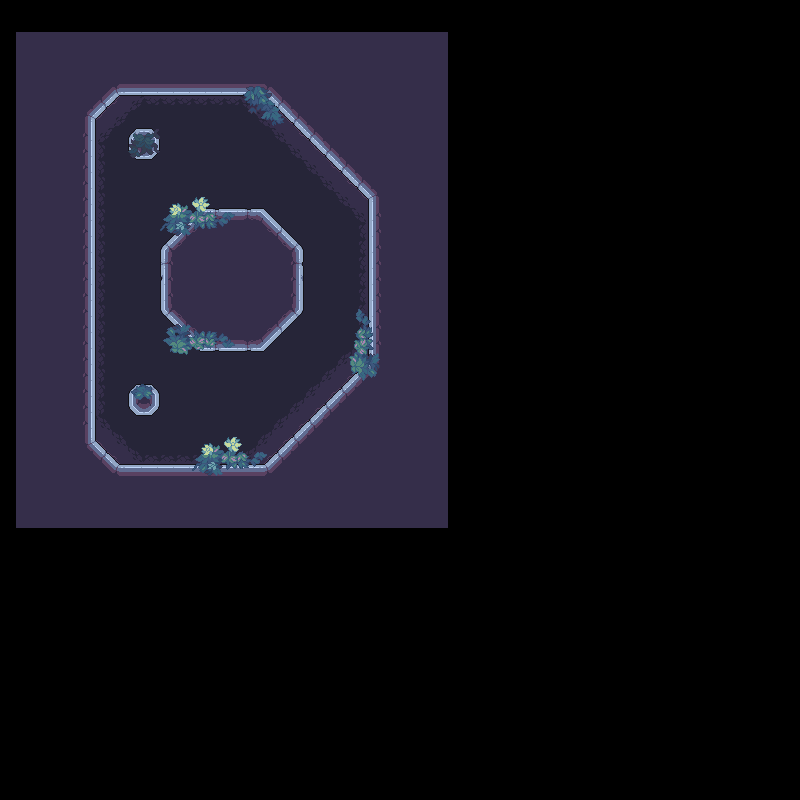

Below is a game level as drawn by its tile map, then a one-line description and the .tmx that defines it (tile-layer data replaced by summaries):
An orthogonal 50x50 tile map with 16x16 px tiles, 3 tile layers (bg, wall, der) and 13 objects (10x Enemy, Player, chest, door).

<map version="1.10" tiledversion="1.11.2" orientation="orthogonal" renderorder="right-down" width="50" height="50" tilewidth="16" tileheight="16" infinite="0" nextlayerid="5" nextobjectid="14">
 <tileset firstgid="1" source="地图.tsx" />
 <layer id="2" name="bg" width="50" height="50">
  <data>[2500 cells, 806 non-empty, 38 distinct tile ids]</data>
 </layer>
 <layer id="1" name="wall" width="50" height="50">
  <data>[2500 cells, 194 non-empty, 79 distinct tile ids]</data>
 </layer>
 <layer id="3" name="der" width="50" height="50">
  <data>[2500 cells, 75 non-empty, 60 distinct tile ids]</data>
 </layer>
 <objectgroup id="4" name="对象层 1">
  <object id="1" name="Player" x="143.333" y="435">
   <point />
  </object>
  <object id="2" name="Enemy" x="127.333" y="333.333">
   <point />
  </object>
  <object id="3" name="Enemy" x="246" y="379.333">
   <point />
  </object>
  <object id="4" name="Enemy" x="333.667" y="276.667">
   <point />
  </object>
  <object id="5" name="Enemy" x="129.333" y="231">
   <point />
  </object>
  <object id="6" name="Enemy" x="175" y="174">
   <point />
  </object>
  <object id="7" name="Enemy" x="250.333" y="175">
   <point />
  </object>
  <object id="8" name="Enemy" x="209.667" y="125.333">
   <point />
  </object>
  <object id="9" name="Enemy" x="306" y="202.333">
   <point />
  </object>
  <object id="10" name="Enemy" x="322" y="316">
   <point />
  </object>
  <object id="11" name="Enemy" x="306.333" y="363">
   <point />
  </object>
  <object id="12" name="chest" x="125" y="188.667">
   <point />
  </object>
  <object id="13" name="door" x="228.667" y="167.333">
   <point />
  </object>
 </objectgroup>
</map>